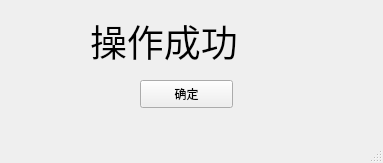
<?xml version="1.0" encoding="UTF-8"?>
<ui version="4.0">
 <class>Yes</class>
 <widget class="QMainWindow" name="Yes">
  <property name="geometry">
   <rect>
    <x>0</x>
    <y>0</y>
    <width>383</width>
    <height>163</height>
   </rect>
  </property>
  <property name="windowTitle">
   <string>MainWindow</string>
  </property>
  <widget class="QWidget" name="centralwidget">
   <widget class="QLabel" name="label">
    <property name="geometry">
     <rect>
      <x>90</x>
      <y>0</y>
      <width>221</width>
      <height>81</height>
     </rect>
    </property>
    <property name="font">
     <font>
      <family>Academy Engraved LET</family>
      <pointsize>28</pointsize>
     </font>
    </property>
    <property name="text">
     <string>操作成功</string>
    </property>
   </widget>
   <widget class="QPushButton" name="yesButton">
    <property name="geometry">
     <rect>
      <x>140</x>
      <y>80</y>
      <width>93</width>
      <height>28</height>
     </rect>
    </property>
    <property name="text">
     <string>确定</string>
    </property>
   </widget>
  </widget>
  <widget class="QMenuBar" name="menubar">
   <property name="geometry">
    <rect>
     <x>0</x>
     <y>0</y>
     <width>383</width>
     <height>25</height>
    </rect>
   </property>
  </widget>
  <widget class="QStatusBar" name="statusbar"/>
 </widget>
 <resources/>
 <connections/>
</ui>
